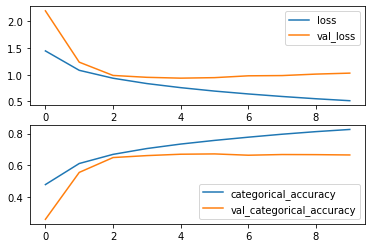

This chart was generated by the following Python code:
import numpy as np
import pickle
import tensorflow as tf
from tensorflow.keras import layers
import matplotlib.pyplot as plt
import random
import os

def load_data(filename):
    with open(filename, 'rb') as f:
        res = pickle.load(f, encoding='bytes')
    data = np.array(res[b'data']).reshape(-1, 3, 32, 32)
    data = np.moveaxis(data, 1, -1)
    labels = res[b'labels']
    return (data, labels)

def to_vector(id):
    l = np.zeros(10)
    l[id] = 1
    return l

def data_generator(n, batch_size):
    data = []
    for i in range(1, 5):
        data+=list(zip(*load_data('cifar/data_batch_' + str(i))))
        if len(data) >= n:
            break
    data = data[:n]
    while True:
        random.shuffle(data)
        for i in range(0, len(data), batch_size):
            if i+batch_size > len(data):
                break
            img = []
            labels = []
            for j in range(batch_size):
                img.append(data[i+j][0])
                labels.append(to_vector(data[i+j][1]))
            yield (np.array(img), np.array(labels))

def get_val_data(n):
    data = load_data('cifar/data_batch_5')
    for i in range(n):
       data[1][i] = to_vector(data[1][i])
    return (np.array(data[0][:n]), np.array(data[1][:n]))

def conv_block(x, filters, kernel_size, strides, padding='same', regularizer=None, dropout=False):
    x = layers.Conv2D(filters, kernel_size, strides, padding, kernel_regularizer=regularizer)(x)
    if dropout != False:
        x = tf.keras.layers.Dropout(dropout)(x)
    x = layers.ReLU()(x)
    return x

def get_model():
    regularizer = tf.keras.regularizers.l2(1e-4)
    inp = tf.keras.Input(shape=(32, 32, 3))
    x = conv_block(inp, 4, 3, 1, regularizer=regularizer)
    x = conv_block(x, 8, 3, 2, regularizer=regularizer)
    x = conv_block(x, 8, 3, 1, regularizer=regularizer)
    x = conv_block(x, 16, 3, 2, regularizer=regularizer)
    x = conv_block(x, 16, 3, 1, regularizer=regularizer)
    x = conv_block(x, 32, 3, 2, regularizer=regularizer)
    x = conv_block(x, 32, 3, 1, regularizer=regularizer)
    x = conv_block(x, 64, 3, 2, regularizer=regularizer)
    x = layers.Flatten()(x)
    x = layers.Dense(100, activation='relu', kernel_regularizer=regularizer)(x)
    x = layers.Dense(10, activation='softmax', kernel_regularizer=regularizer)(x)
    model = tf.keras.Model(inputs=inp, outputs=x)
    return model

model_path = 'normal.h5'
if False and os.path.isfile(model_path):
    model = tf.keras.models.load_model(model_path)
else:
    model = get_model()

train_n = 40000
val_n = 10000
epochs = 10
batch_size = 128

model.compile(  optimizer = tf.keras.optimizers.Adam(1e-3),
                loss = tf.keras.losses.CategoricalCrossentropy(),
                metrics=[tf.keras.metrics.CategoricalAccuracy()])
history = model.fit_generator(data_generator(train_n, batch_size),
        validation_data=get_val_data(val_n), epochs=epochs,
        steps_per_epoch=train_n//batch_size)

model.save(model_path)


fig, axs = plt.subplots(2, 1)
def draw(i, name):
    axs[i].plot(np.arange(epochs), history.history[name], label=name)
draw(0, 'loss')
draw(0, 'val_loss')
axs[0].legend()
draw(1, 'categorical_accuracy')
draw(1, 'val_categorical_accuracy')
axs[1].legend()
plt.savefig('normal.pdf')
